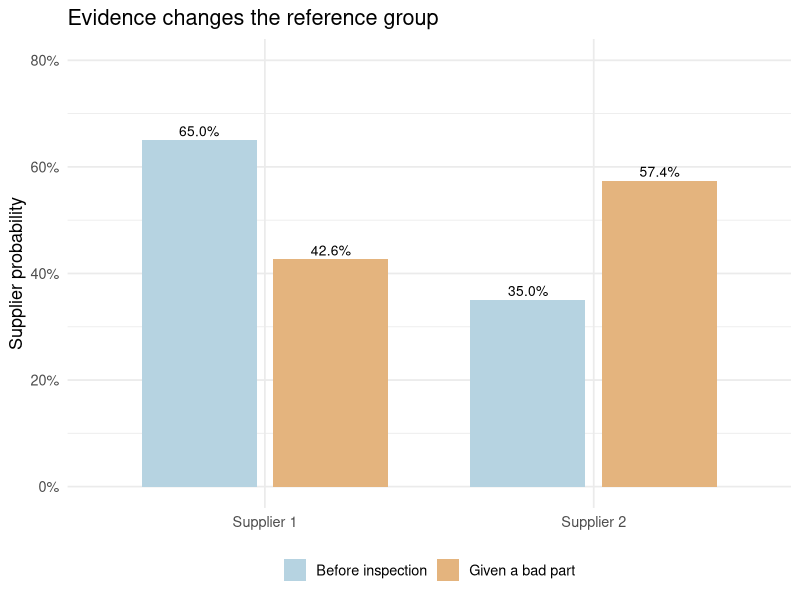

The R script that drew this image:
## ---- chunk 1
#| label: setup-conditional
# library(): loads a package so its functions can be used in this session.
# read.csv(): reads a comma-separated file into a data frame; its first row supplies column names by default.
# stopifnot(): stops execution if any supplied condition is FALSE; successful checks produce no output.
# length(): counts elements in a vector or list.
# sum(): adds vector entries; on logical values it counts TRUE entries.
# theme_set(): sets the default theme for subsequent ggplot charts in this R session.
# theme_minimal(): uses a minimal chart style; base_size controls the base text size in points.
# Recreate the same events so conditioning changes the reference group rather than the data.
# mean(A[B]) averages A only within records satisfying B; this requires at least one B record.
library(ggplot2)
library(knitr)
r <- read.csv("data/module02/restaurant_ratings.csv")
A <- r$quality_rating == "Very Good"
B <- r$meal_price_usd >= 20 & r$meal_price_usd < 30
stopifnot(length(A) == 300, sum(B) == 118, sum(A) == 150, sum(A & B) == 64)
theme_set(theme_minimal(base_size = 13))
## ---- chunk 2
#| label: compare-conditionals
# data.frame(): builds a table whose named columns have compatible lengths.
# c(): combines values into a vector, converting them to a common type when needed.
# rep(): repeats values; times repeats a vector and each repeats individual elements.
# sum(): adds vector entries; on logical values it counts TRUE entries.
# nrow(): returns the number of rows in a table or matrix.
# The numerator counts the same intersection, but each denominator matches its condition.
# kable() reports both directions and the joint probability to make the distinction visible.
comparison <- data.frame(Question = c("A and B", "A given B", "B given A"),
                         Numerator = rep(sum(A & B), 3),
                         Denominator = c(nrow(r), sum(B), sum(A)))
comparison$Probability <- comparison$Numerator / comparison$Denominator
kable(comparison, digits = 4)
## ---- chunk 3
#| label: check-independence
# mean(): computes an average; logical TRUE/FALSE values contribute 1/0, giving a proportion.
# kable(): formats a data frame or matrix as a readable report table; digits sets displayed precision.
# data.frame(): builds a table whose named columns have compatible lengths.
# c(): combines values into a vector, converting them to a common type when needed.
# isTRUE(): returns TRUE only for a single nonmissing logical TRUE.
# Compare the actual joint probability with the product required by independence.
# all.equal() allows numerical tolerance; it does not perform a population hypothesis test.
joint <- mean(A & B)
product_if_independent <- mean(A) * mean(B)
kable(data.frame(Quantity = c("Actual P(A and B)", "P(A) times P(B)"),
                 Probability = c(joint, product_if_independent)), digits = 4)
isTRUE(all.equal(joint, product_if_independent))
## ---- chunk 4
#| label: supplier-bayes
# data.frame(): builds a table whose named columns have compatible lengths.
# c(): combines values into a vector, converting them to a common type when needed.
# sum(): adds vector entries; on logical values it counts TRUE entries.
# stopifnot(): stops execution if any supplied condition is FALSE; successful checks produce no output.
# abs(): returns absolute values; a small tolerance in an equality check permits floating-point rounding.
# kable(): formats a data frame or matrix as a readable report table; digits sets displayed precision.
# These priors and bad-part rates are stated model inputs from textbook p.201, not raw data.
# Multiply within each supplier path, then divide by the total bad-part probability.
suppliers <- data.frame(Supplier = c("Supplier 1", "Supplier 2"),
                        Prior = c(0.65, 0.35), Bad_given_supplier = c(0.02, 0.05))
suppliers$Joint_bad <- suppliers$Prior * suppliers$Bad_given_supplier
p_bad <- sum(suppliers$Joint_bad)
suppliers$Supplier_given_bad <- suppliers$Joint_bad / p_bad
stopifnot(abs(p_bad - 0.0305) < 1e-12,
          abs(sum(suppliers$Supplier_given_bad) - 1) < 1e-12)
kable(suppliers, digits = 4)
## ---- chunk 5
#| label: prior-posterior
#| fig-alt: "Supplier 2 has prior share 35 percent and posterior share about 57.38 percent among bad parts."
# data.frame(): builds a table whose named columns have compatible lengths.
# rep(): repeats values; times repeats a vector and each repeats individual elements.
# c(): combines values into a vector, converting them to a common type when needed.
# ggplot(): starts a plot from data; additional layers are joined with +.
# aes(): maps variables to visual properties such as x, y, fill, color, or group.
# geom_col(): draws bars at supplied heights; it does not count records.
# position_dodge(): places groups side by side; width controls their horizontal separation.
# geom_text(): draws labels from mapped data; position and hjust/vjust control placement.
# sprintf(): formats text using placeholders such as %.2f for two decimal places.
# scale_fill_manual(): assigns explicit fill colors to categories; named values preserve category-color mappings.
# scale_y_continuous(): controls numeric y-axis breaks, labels, limits, and spacing.
# paste0(): joins text with no separator; collapse can combine a vector into one string.
# labs(): sets axis titles, legend titles, plot titles, and captions.
# theme(): customizes non-data plot elements such as legends, grids, and axis text.
# Compare supplier shares before inspection with shares conditional on a bad part.
# Fixed y limits and direct labels keep the prior/posterior comparison on the same scale.
plot_data <- data.frame(Supplier = rep(suppliers$Supplier, 2),
                       Information = rep(c("Before inspection", "Given a bad part"), each = 2),
                       Probability = c(suppliers$Prior, suppliers$Supplier_given_bad))
ggplot(plot_data, aes(Supplier, Probability, fill = Information)) +
  geom_col(position = position_dodge(width = 0.8), width = 0.7) +
  geom_text(aes(label = sprintf("%.1f%%", 100 * Probability)),
            position = position_dodge(width = 0.8), vjust = -0.4, size = 3.5) +
  scale_fill_manual(values = c("#B6D3E1", "#E4B47E")) +
  scale_y_continuous(limits = c(0, 0.8), labels = function(x) paste0(100 * x, "%")) +
  labs(x = NULL, y = "Supplier probability", fill = NULL,
       title = "Evidence changes the reference group") +
  theme(legend.position = "bottom")
